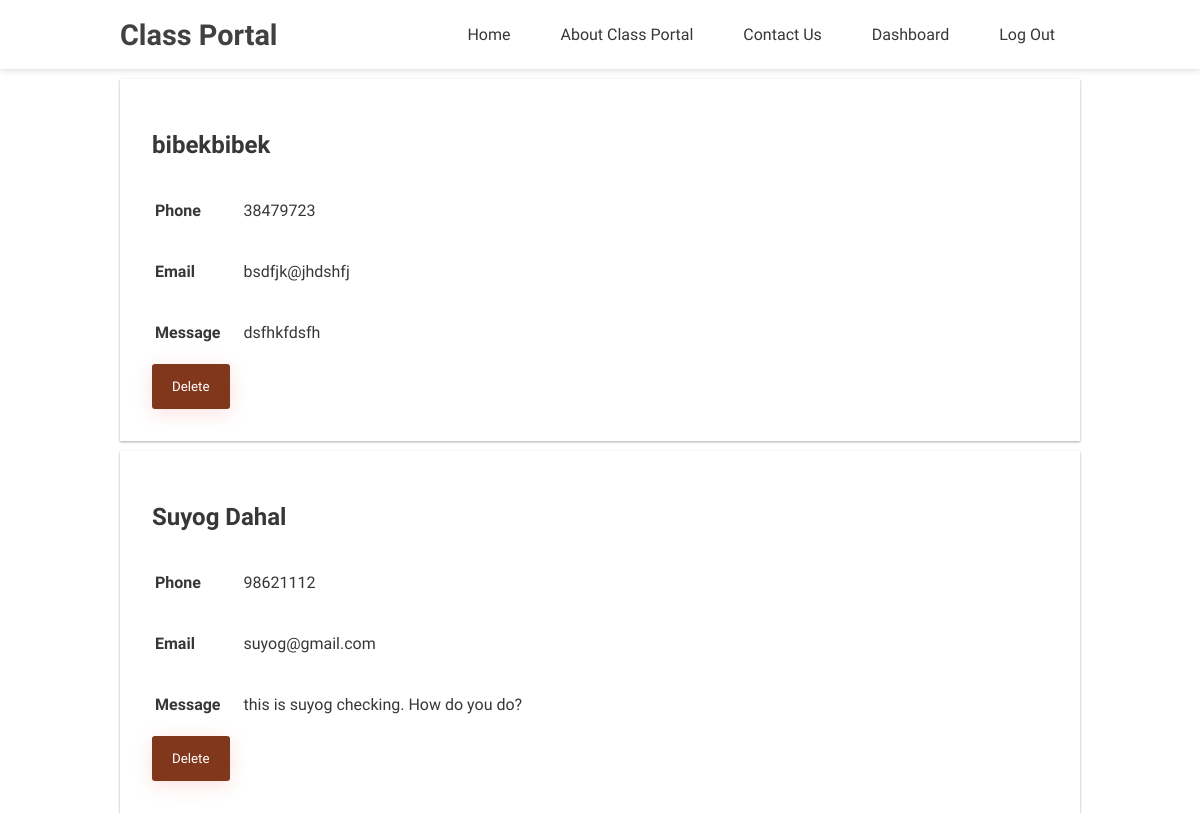
Screenshot of /view-message.php (signed in) with the database file from the repository.
### tables this page shows
CREATE TABLE `inbox` (
  `user_id` int(10) UNSIGNED NOT NULL,
  `name` varchar(70) DEFAULT NULL,
  `phone_number` varchar(15) DEFAULT NULL,
  `email` varchar(100) DEFAULT NULL,
  `text_message` text DEFAULT NULL
);

### view-message.php (the view, shortened to what this page needs)
<?php
if (!isset($_SESSION['username'])) :
    header('Location:login.php');
else :
    include("config/db.php");
    include("include/header.php");
?>
<head>
</head>
    <div class="container">
        <?php
        $sql = "SELECT * FROM inbox";
        $result = mysqli_query($conn, $sql) or die('Error');
        if (mysqli_num_rows($result) > 0) {
            while ($row = mysqli_fetch_assoc($result)) {
                $name = $row['name'];
                $phone = $row['phone_number'];
                $email = $row['email'];
                $message = $row['text_message'];
        ?>
                <div class="assignment-card" id="data">
                <h2><?php echo $name; ?></h2>
                    <table>
                <tr>
                    <td>Phone</td>
                    <td><?php echo $phone; ?></td>
                </tr>
                <tr>
                    <td>Email</td>
                    <td> <?php echo $email; ?></td>
                </tr>
                <tr>
                    <td>Message</td>
                    <td> <?php echo $message; ?></td>
                </tr>
            </table>
                    <div class="buttons">
                            <form id="deleteForm" action="delete_msg.php" method="POST">
                                <input type="submit" name="delete" value="Delete" onclick="return confirmDelete();">
                            </form>
                    </div>
                </div>
        <?php
            }
        } else {
            $error = 'No Messages';
        }
        ?>
    </div>
<?php
endif;
?>

### css/main.css (style rules this page uses)
html, body { margin: 0; padding: 0; color: #373738; background: #fff; font-family: 'Varela Round', sans-serif; scroll-behavior: smooth; }
.container { width: 80%; margin: 0 auto; }
input[type="submit"] { background: #80371c; box-shadow: 0 4px 20px 0 rgba(226, 36, 22, 0.137); color: #fff; padding: 15px 20px !important; border: none; border-radius: 3px; font-family: 'Varela Round', sans-serif; }
.assignment-card { padding: 2em; margin-top: 10px; background-color: #fff; box-shadow: 0 1px 3px rgba(0,0,0,0.12), 0 1px 2px rgba(0,0,0,0.24); transition: all .3s ease-in-out; }
.buttons { display: flex; align-items: center; justify-content: space-between; }

### view-message.php (style rules this page uses)
tr td:first-child { padding-right:20px; font-weight: bold; }
tr td { padding-top: 20px; padding-bottom: 20px; }

### rows the page displays
inbox: name "bibekbibek", phone_number "38479723", email "bsdfjk@jhdshfj", text_message "dsfhkfdsfh"
inbox: name "Suyog Dahal", phone_number "98621112", email "suyog@gmail.com", text_message "this is suyog checking. How do you do?"
